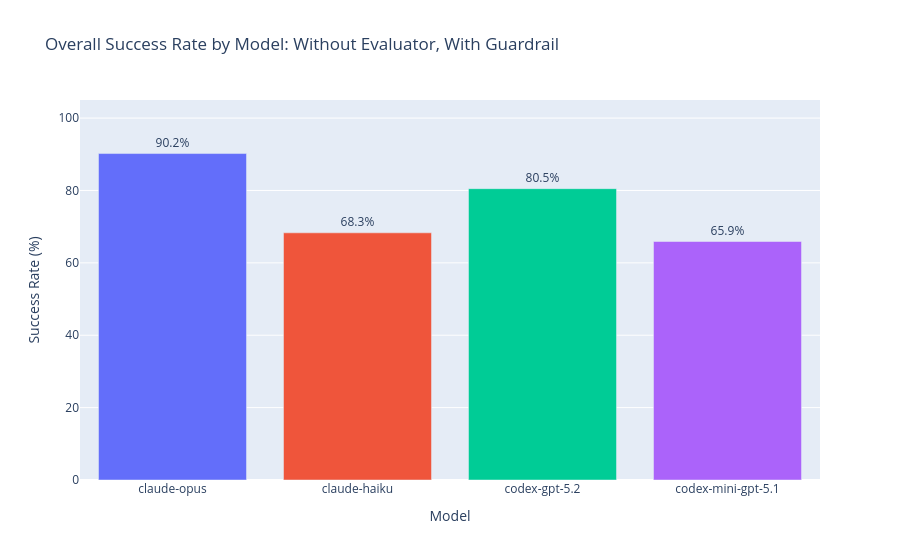

The code cell stored with this chart in its notebook:
### Code cell
fig = px.bar(
    summary.reset_index(),
    x="model",
    y="success_rate",
    text="success_rate",
    color="model",
    title="Overall Success Rate by Model: Without Evaluator, With Guardrail",
    labels={"success_rate": "Success Rate (%)", "model": "Model"},
    category_orders={"model": MODEL_ORDER},
)
fig.update_traces(texttemplate="%{text}%", textposition="outside")
fig.update_layout(yaxis_range=[0, 105], showlegend=False)
fig.show()

### Figure 1 — Plotly figure (JSON) as saved in the notebook; plotly's stock layout.template omitted (floating-point values rounded to 4 significant figures)
{"data": [{"hovertemplate": "Model=%{x}<br>Success Rate (%)=%{text}<extra></extra>", "legendgroup": "claude-opus", "marker": {"color": "#636efa", "pattern": {"shape": ""}}, "name": "claude-opus", "orientation": "v", "showlegend": true, "text": [90.2], "textposition": "outside", "texttemplate": "%{text}%", "type": "bar", "x": ["claude-opus"], "xaxis": "x", "y": [90.2], "yaxis": "y"}, {"hovertemplate": "Model=%{x}<br>Success Rate (%)=%{text}<extra></extra>", "legendgroup": "claude-haiku", "marker": {"color": "#EF553B", "pattern": {"shape": ""}}, "name": "claude-haiku", "orientation": "v", "showlegend": true, "text": [68.3], "textposition": "outside", "texttemplate": "%{text}%", "type": "bar", "x": ["claude-haiku"], "xaxis": "x", "y": [68.3], "yaxis": "y"}, {"hovertemplate": "Model=%{x}<br>Success Rate (%)=%{text}<extra></extra>", "legendgroup": "codex-gpt-5.2", "marker": {"color": "#00cc96", "pattern": {"shape": ""}}, "name": "codex-gpt-5.2", "orientation": "v", "showlegend": true, "text": [80.5], "textposition": "outside", "texttemplate": "%{text}%", "type": "bar", "x": ["codex-gpt-5.2"], "xaxis": "x", "y": [80.5], "yaxis": "y"}, {"hovertemplate": "Model=%{x}<br>Success Rate (%)=%{text}<extra></extra>", "legendgroup": "codex-mini-gpt-5.1", "marker": {"color": "#ab63fa", "pattern": {"shape": ""}}, "name": "codex-mini-gpt-5.1", "orientation": "v", "showlegend": true, "text": [65.9], "textposition": "outside", "texttemplate": "%{text}%", "type": "bar", "x": ["codex-mini-gpt-5.1"], "xaxis": "x", "y": [65.9], "yaxis": "y"}], "layout": {"barmode": "relative", "legend": {"title": {"text": "Model"}, "tracegroupgap": 0}, "showlegend": false, "title": {"text": "Overall Success Rate by Model: Without Evaluator, With Guardrail"}, "xaxis": {"anchor": "y", "categoryarray": ["claude-opus", "claude-haiku", "codex-gpt-5.2", "codex-mini-gpt-5.1"], "categoryorder": "array", "domain": [0, 1], "title": {"text": "Model"}}, "yaxis": {"anchor": "x", "domain": [0, 1], "range": [0, 105], "title": {"text": "Success Rate (%)"}}}}
